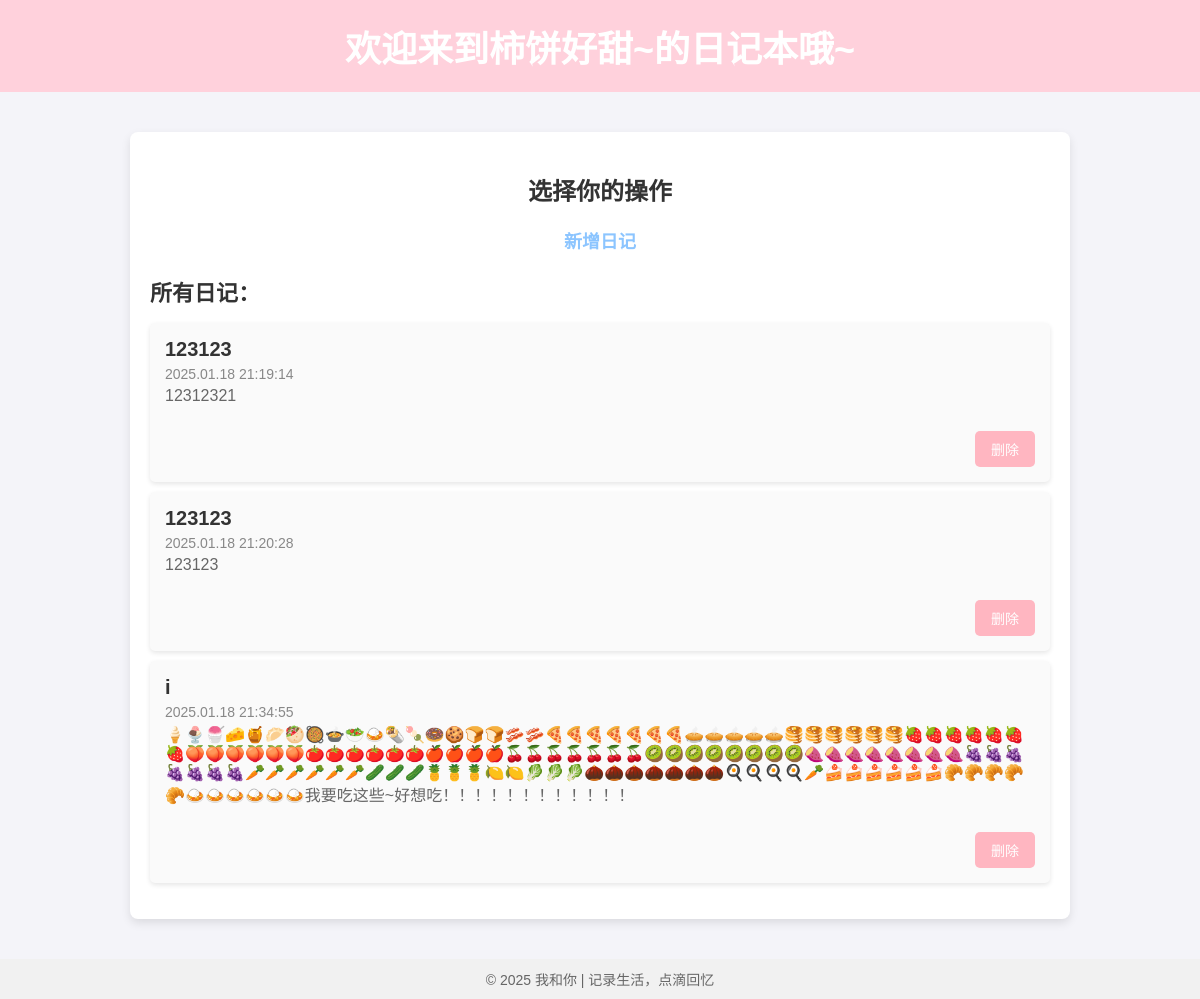
The page / on the database its author committed.
### diary/models.py (models this page shows, shortened)
class Diary(models.Model):
    title = models.CharField(max_length=100)
    content = models.TextField()
    created_at = models.DateTimeField(auto_now_add=True)

### diary/views.py (the view)
# urls.py: path('', views.home, name='home'),
def home(request):
    diaries = Diary.objects.all()  # 获取所有日记
    return render(request, 'home.html', {
        'title': '欢迎来到柿饼好甜~的日记本哦~', 'subtitle': '记录生活的点滴', 'diaries': diaries, 'year': 2025
    }
                  )

### templates/home.html (shortened to what this page needs)
<!DOCTYPE html>
<html lang="zh">
<head>
    {% load static %}
    <link rel="stylesheet" href="{% static 'css/styles.css' %}">
</head>
<body>
    <header>
        <h1>{{ title }}</h1>
    </header>
    <main>
        <h2>选择你的操作</h2>
        <nav>
            <a href="{% url 'add_diary' %}">新增日记</a>
        </nav>
        <h3>所有日记：</h3>
        <ul>
            {% for diary in diaries %}
                <li>
                    <a href="{% url 'diary_detail' diary.id %}" class="diary-link">
                        <div class="diary-content">
                            <h4>{{ diary.title }}</h4>
                            <p class="diary-date">{{ diary.created_at|date:"Y.m.d H:i:s" }}</p>
                            <p>{{ diary.content|truncatewords:30 }}</p>
                        </div>
                    </a>
                    <form method="POST" action="{% url 'delete_diary' diary.id %}" class="delete-form">
                        <button type="submit" class="delete-btn">删除</button>
                    </form>
                </li>
            {% empty %}
                <li>没有任何日记。</li>
            {% endfor %}
        </ul>
    </main>
    <footer>
        &copy; {{ year }} 我和你 | 记录生活，点滴回忆
    </footer>
</body>
</html>

### diary/static/css/styles.css (style rules this page uses)
body { font-family: Arial, sans-serif; background-color: #f4f4f9; margin: 0; padding: 0; }
header { background-color: #FFD1DC; color: white; padding: 20px; text-align: center; }
header h1 { margin: 0; font-size: 36px; }
main { max-width: 900px; margin: 40px auto; padding: 20px; background-color: white; border-radius: 8px; box-shadow: 0 4px 10px rgba(0, 0, 0, 0.1); }
main h2 { text-align: center; font-size: 24px; color: #333; }
nav { margin: 20px 0; text-align: center; }
nav a { text-decoration: none; color: #8cc5ff; font-weight: bold; margin: 0 20px; font-size: 18px; }
h3 { color: #333; font-size: 22px; margin-bottom: 15px; }
ul { list-style: none; padding: 0; }
ul li { background-color: #fafafa; margin-bottom: 10px; padding: 15px; border-radius: 5px; box-shadow: 0 2px 5px rgba(0, 0, 0, 0.1); display: flex; flex-direction: column; }
ul li .diary-content { margin-bottom: 10px; }
ul li h4 { margin: 0; font-size: 20px; color: #333; }
ul li p { color: #666; font-size: 16px; margin-top: 5px; }
footer { background-color: #f1f1f1; color: #666; text-align: center; padding: 10px; font-size: 14px; margin-top: 40px; }
.delete-form { margin-top: 10px; text-align: right; }
.delete-btn { background-color: #FFB6C1; color: white; padding: 8px 16px; border: none; border-radius: 5px; cursor: pointer; font-size: 14px; }
.diary-date { font-size: 14px; color: #888; margin: 5px 0; }
.diary-link { display: block; text-decoration: none; color: inherit; }

### rows shown on the page
Diary: title "123123", created_at "2025.01.18 21:19:14", content "12312321"
Diary: title "123123", created_at "2025.01.18 21:20:28", content "123123"
Diary: title "i", created_at "2025.01.18 21:34:55", content "🍦🍨🍧🧀🍯🥟🥙🥘🍲🥗🍛🌯🍡🍩🍪🍞🍞🥓🥓🍕🍕🍕🍕🍕🍕🍕🥧🥧🥧🥧🥧🥞🥞🥞🥞🥞🥞🍓🍓🍓🍓🍓🍓🍓🍑🍑🍑🍑🍑🍑🍅🍅🍅🍅🍅🍅🍎🍎🍎🍎🍒🍒🍒🍒🍒🍒🍒🥝🥝🥝🥝🥝🥝🥝🥝🍠🍠🍠🍠🍠🍠🍠🍠🍇🍇🍇🍇🍇🍇🍇🥕🥕🥕🥕🥕🥕🥒🥒🥒🍍🍍🍍🍋🍋🥬🥬🥬🌰🌰🌰🌰🌰🌰🌰🍳🍳🍳🍳🥕🍰🍰🍰🍰🍰🍰🥐🥐🥐🥐🥐🍛🍛🍛🍛🍛🍛我要吃这些~好想吃！！！！！！！！！！！！"

### other values the page prints
{{ title }} "欢迎来到柿饼好甜~的日记本哦~"
{{ year }} "2025"
